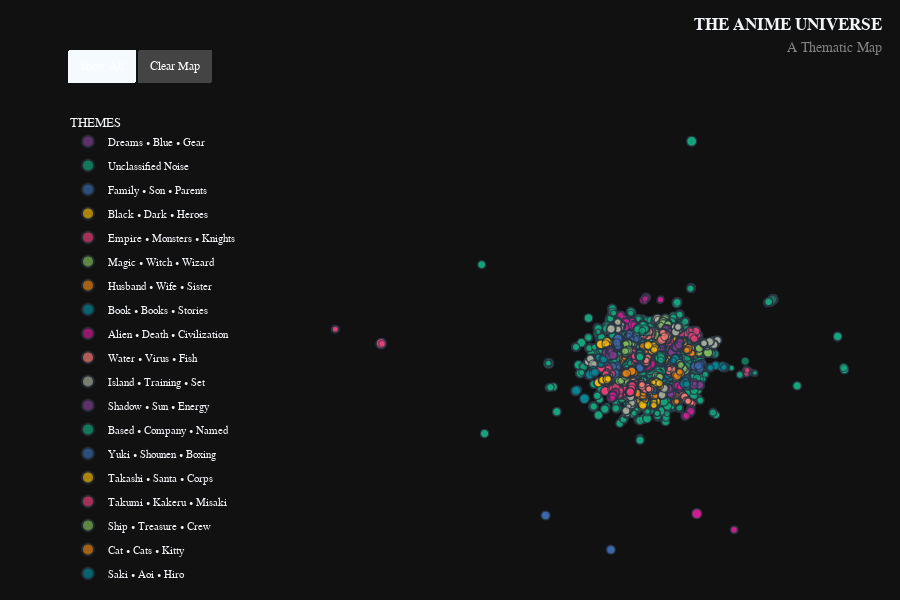

Notebook code cell kept with this figure:
### Code cell
# PREPARE DATA
df['visual_size'] = (df['score'].fillna(5) ** 2) / 10 

# CREATE GALAXY MAP
fig = px.scatter(
    df, 
    x='x', 
    y='y',
    color='Cluster_Name', 
    size='visual_size',       
    size_max=10,               
    hover_name='title',
    hover_data={
        'x': False, 'y': False, 'visual_size': False,
        'Cluster_Name': True,
        'genres': True,
        'score': True,
        'aired': True
    },
    title='<b>THE ANIME UNIVERSE</b><br><span style="font-size: 14px; color: grey;">A Thematic Map</span>',
    template='plotly_dark',
    color_discrete_sequence=px.colors.qualitative.Bold, 
    opacity=0.7
)

# CONFIGURE LAYOUT
fig.update_layout(
    title={
        'x': 0.98,
        'y': 0.95,
        'xanchor': 'right',
        'yanchor': 'top'
    },
    margin=dict(l=300, r=20, b=20, t=110),
    height=600, 
    xaxis=dict(visible=False),
    yaxis=dict(visible=False),
    font=dict(family="Segoe UI, sans-serif"),
    legend=dict(
        title="THEMES",
        itemsizing='constant',
        bgcolor='rgba(0,0,0,0)', 
        bordercolor="rgba(0,0,0,0)",
        x=-0.4,       
        y=1,         
        xanchor="left",
        yanchor="top",
        font=dict(size=11),
        tracegroupgap=5
    ),
    updatemenus=[
        dict(
            type="buttons",
            direction="left",
            buttons=list([
                dict(
                    args=[{"visible": True}],
                    label="Show All",
                    method="restyle"
                ),
                dict(
                    args=[{"visible": "legendonly"}],
                    label="Clear Map",
                    method="restyle"
                )
            ]),
            pad={"r": 10, "t": 10},
            showactive=True,
            x=-0.4,
            xanchor="left",
            y=1.15,  
            yanchor="top",
            bgcolor="#444444",
            font=dict(color="white")
        ),
    ]
)

fig.show()
